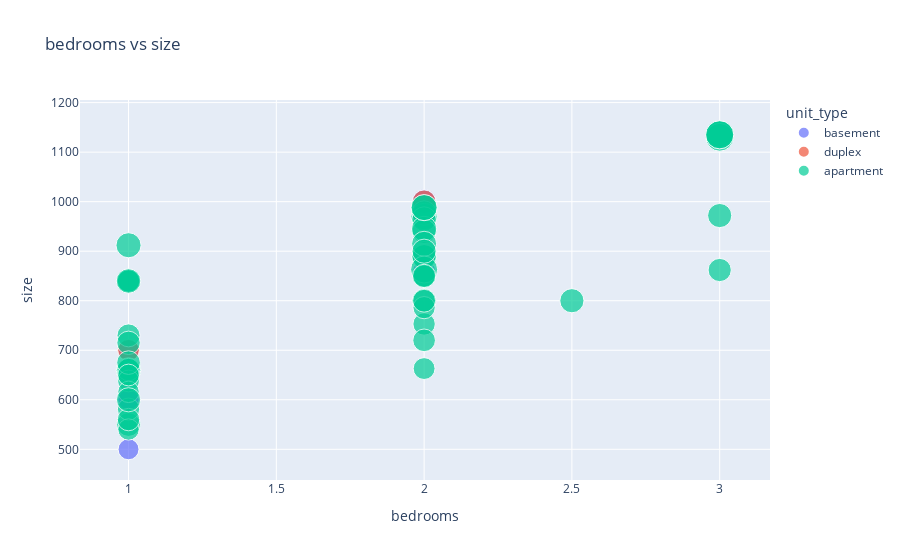
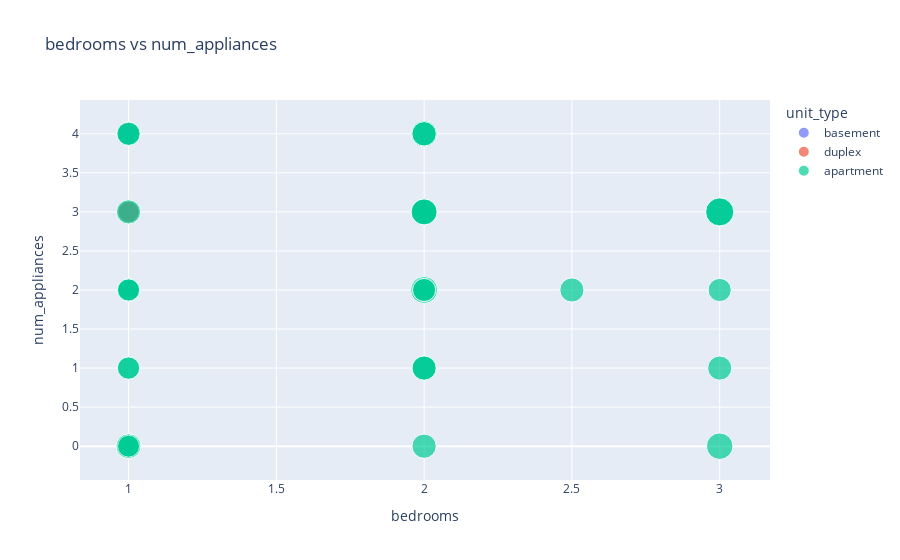
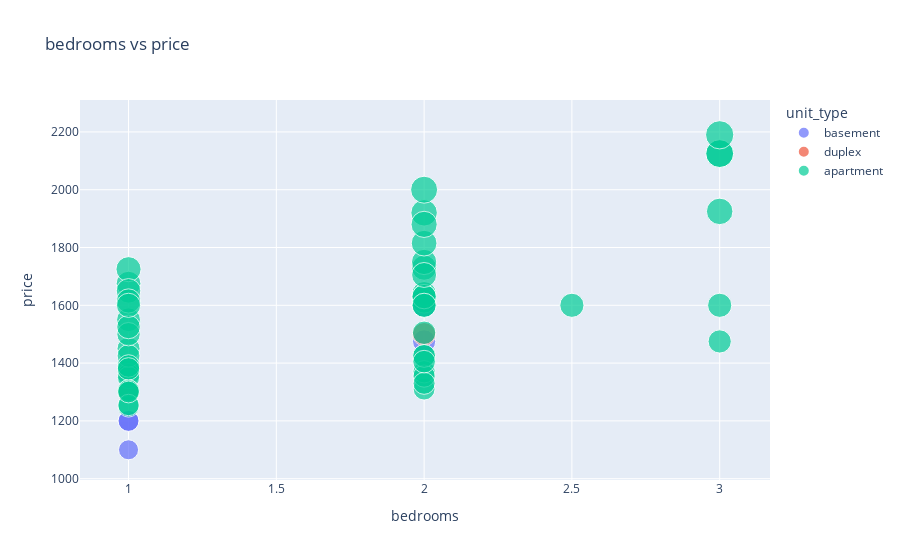
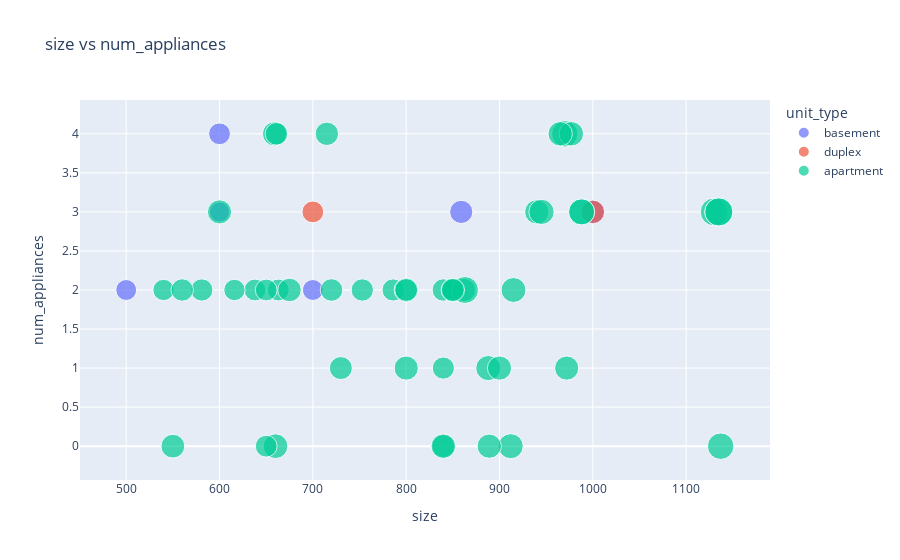

Here is the notebook cell these charts were saved with, in order:
### Markdown cell above
## More scatter plots between selected classes to observe relationships

### Code cell
drop_columns = ['available', 'num_extras', 'bathrooms','parking_spots', 'agreement', 'days_until_move_in',
       'pets', 'outdoor_space', 'smoking', 'mins_guelph', 'mins_waterloo', 'num_utils']

scatter_df = df.drop(columns=drop_columns)



for i, ca in enumerate(scatter_df.drop(columns=['ad_id', 'unit_type']).columns):
    for j, cb in enumerate(scatter_df.drop(columns=['ad_id', 'unit_type']).columns[i:]):
            if ca != cb:
                fig = px.scatter(scatter_df.loc[:, list(set(['ad_id', 'unit_type', ca, cb, 'price']))], 
                                 x=ca,
                                 y=cb,
                                 color='unit_type',
                                 title='{} vs {}'.format(ca, cb),
                                 size='price',
                                 hover_data=['ad_id'])

                fig.show()

### Figure 1 — Plotly figure (JSON) as saved in the notebook; plotly's stock layout.template omitted (floating-point values rounded to 4 significant figures)
{"data": [{"customdata": [[1494496767], [1494647865], [1493753228], [1495151076], [1494733950], [1494328132]], "hovertemplate": "unit_type=basement<br>bedrooms=%{x}<br>size=%{y}<br>price=%{marker.size}<br>ad_id=%{customdata[0]}<extra></extra>", "legendgroup": "basement", "marker": {"color": "#636efa", "size": [1200, 1200, 1475, 1600, 1100, 1300], "sizemode": "area", "sizeref": 5.475, "symbol": "circle"}, "mode": "markers", "name": "basement", "showlegend": true, "type": "scatter", "x": [1, 1, 2, 2, 1, 1], "xaxis": "x", "y": [500, 700, 859, 1000, 600, 600], "yaxis": "y"}, {"customdata": [[1495630096], [1488120707]], "hovertemplate": "unit_type=duplex<br>bedrooms=%{x}<br>size=%{y}<br>price=%{marker.size}<br>ad_id=%{customdata[0]}<extra></extra>", "legendgroup": "duplex", "marker": {"color": "#EF553B", "size": [1300, 1500], "sizemode": "area", "sizeref": 5.475, "symbol": "circle"}, "mode": "markers", "name": "duplex", "showlegend": true, "type": "scatter", "x": [1, 2], "xaxis": "x", "y": [700, 1000], "yaxis": "y"}, {"customdata": [[1495004948], [1493993007], [1494785007], [1390040368], [1494556820], [1485930218], [1463629444], [1321009006], [1424979341], [1491391276], [1472270367], [1472270368], [1491566761], [1484667422], [1484667421], [1484667420], [1489369684], [1489369685], [1489369686], [1429202304], [1491911355], [1495175103], [1494557127], [1494556814], [1494135824], [1486099019], [1483696667], [1494153597], [1494153598], [1494153599], [1483667901], [1483667901], [1483667901], [1483667901], [1490805444], [1490805444], [1458068019], [1458068018], [1494652604], [1468754848], [1444684680], [1494837685], [1494837692], [1494838179], [10], [1495315557], [1490940151], [1492713161]], "hovertemplate": "unit_type=apartment<br>bedrooms=%{x}<br>size=%{y}<br>price=%{marker.size}<br>ad_id=%{customdata[0]}<extra></extra>", "legendgroup": "apartment", "marker": {"color": "#00cc96", "size": [1550, 1675, 1725, 1385, 1450, 1360, 1350, 1425, 1650, 1615, 1730, 1310, 1920, 1925, 1615, 1305, 1640, 1630, 1390, 1500, 1250, 1600, 1630, 1750, 1600, 1425, 2125, 1305, 1370, 1475, 1815, 2125, 1880, 2190, 1705, 1525, 1255, 1355, 1600, 2000, 1300, 1330, 1425, 1380, 1405, 1505, 1600, 1600], "sizemode": "area", "sizeref": 5.475, "symbol": "circle"}, "mode": "markers", "name": "apartment", "showlegend": true, "type": "scatter", "x": [1, 1, 1, 1, 1, 1, 1, 1, 1, 1, 2, 2, 2, 3, 2, 1, 2, 2, 1, 1, 1, 2, 2, 2, 3, 2, 3, 1, 2, 3, 2, 3, 2, 3, 2, 1, 1, 2, 2.5, 2, 1, 2, 2, 1, 2, 2, 2, 1], "xaxis": "x", "y": [550, 660, 912, 839.8, 730, 581, 839.8, 839.8, 839.8, 659, 888, 663, 970, 1137, 889, 650, 977, 965, 661, 715, 540, 800, 940, 945, 972, 850, 1130, 638, 753, 862, 988, 1135, 988, 1135, 915, 675, 616, 786, 800, 863, 650, 850, 800, 560, 720, 850, 900, 600], "yaxis": "y"}], "layout": {"legend": {"itemsizing": "constant", "title": {"text": "unit_type"}, "tracegroupgap": 0}, "title": {"text": "bedrooms vs size"}, "xaxis": {"anchor": "y", "domain": [0, 1], "title": {"text": "bedrooms"}}, "yaxis": {"anchor": "x", "domain": [0, 1], "title": {"text": "size"}}}}

### Figure 2 — Plotly figure (JSON) as saved in the notebook; plotly's stock layout.template omitted (floating-point values rounded to 4 significant figures)
{"data": [{"customdata": [[1494496767], [1494647865], [1493753228], [1495151076], [1494733950], [1494328132]], "hovertemplate": "unit_type=basement<br>bedrooms=%{x}<br>num_appliances=%{y}<br>price=%{marker.size}<br>ad_id=%{customdata[0]}<extra></extra>", "legendgroup": "basement", "marker": {"color": "#636efa", "size": [1200, 1200, 1475, 1600, 1100, 1300], "sizemode": "area", "sizeref": 5.475, "symbol": "circle"}, "mode": "markers", "name": "basement", "showlegend": true, "type": "scatter", "x": [1, 1, 2, 2, 1, 1], "xaxis": "x", "y": [2, 2, 3, 3, 3, 4], "yaxis": "y"}, {"customdata": [[1495630096], [1488120707]], "hovertemplate": "unit_type=duplex<br>bedrooms=%{x}<br>num_appliances=%{y}<br>price=%{marker.size}<br>ad_id=%{customdata[0]}<extra></extra>", "legendgroup": "duplex", "marker": {"color": "#EF553B", "size": [1300, 1500], "sizemode": "area", "sizeref": 5.475, "symbol": "circle"}, "mode": "markers", "name": "duplex", "showlegend": true, "type": "scatter", "x": [1, 2], "xaxis": "x", "y": [3, 3], "yaxis": "y"}, {"customdata": [[1495004948], [1493993007], [1494785007], [1390040368], [1494556820], [1485930218], [1463629444], [1321009006], [1424979341], [1491391276], [1472270367], [1472270368], [1491566761], [1484667422], [1484667421], [1484667420], [1489369684], [1489369685], [1489369686], [1429202304], [1491911355], [1495175103], [1494557127], [1494556814], [1494135824], [1486099019], [1483696667], [1494153597], [1494153598], [1494153599], [1483667901], [1483667901], [1483667901], [1483667901], [1490805444], [1490805444], [1458068019], [1458068018], [1494652604], [1468754848], [1444684680], [1494837685], [1494837692], [1494838179], [10], [1495315557], [1490940151], [1492713161]], "hovertemplate": "unit_type=apartment<br>bedrooms=%{x}<br>num_appliances=%{y}<br>price=%{marker.size}<br>ad_id=%{customdata[0]}<extra></extra>", "legendgroup": "apartment", "marker": {"color": "#00cc96", "size": [1550, 1675, 1725, 1385, 1450, 1360, 1350, 1425, 1650, 1615, 1730, 1310, 1920, 1925, 1615, 1305, 1640, 1630, 1390, 1500, 1250, 1600, 1630, 1750, 1600, 1425, 2125, 1305, 1370, 1475, 1815, 2125, 1880, 2190, 1705, 1525, 1255, 1355, 1600, 2000, 1300, 1330, 1425, 1380, 1405, 1505, 1600, 1600], "sizemode": "area", "sizeref": 5.475, "symbol": "circle"}, "mode": "markers", "name": "apartment", "showlegend": true, "type": "scatter", "x": [1, 1, 1, 1, 1, 1, 1, 1, 1, 1, 2, 2, 2, 3, 2, 1, 2, 2, 1, 1, 1, 2, 2, 2, 3, 2, 3, 1, 2, 3, 2, 3, 2, 3, 2, 1, 1, 2, 2.5, 2, 1, 2, 2, 1, 2, 2, 2, 1], "xaxis": "x", "y": [0, 0, 0, 2, 1, 2, 1, 0, 0, 4, 1, 2, 4, 0, 0, 0, 4, 4, 4, 4, 2, 1, 3, 3, 1, 2, 3, 2, 2, 2, 3, 3, 3, 3, 2, 2, 2, 2, 2, 2, 2, 2, 2, 2, 2, 2, 1, 3], "yaxis": "y"}], "layout": {"legend": {"itemsizing": "constant", "title": {"text": "unit_type"}, "tracegroupgap": 0}, "title": {"text": "bedrooms vs num_appliances"}, "xaxis": {"anchor": "y", "domain": [0, 1], "title": {"text": "bedrooms"}}, "yaxis": {"anchor": "x", "domain": [0, 1], "title": {"text": "num_appliances"}}}}

### Figure 3 — Plotly figure (JSON) as saved in the notebook; plotly's stock layout.template omitted (floating-point values rounded to 4 significant figures)
{"data": [{"customdata": [[1494496767], [1494647865], [1493753228], [1495151076], [1494733950], [1494328132]], "hovertemplate": "unit_type=basement<br>bedrooms=%{x}<br>price=%{marker.size}<br>ad_id=%{customdata[0]}<extra></extra>", "legendgroup": "basement", "marker": {"color": "#636efa", "size": [1200, 1200, 1475, 1600, 1100, 1300], "sizemode": "area", "sizeref": 5.475, "symbol": "circle"}, "mode": "markers", "name": "basement", "showlegend": true, "type": "scatter", "x": [1, 1, 2, 2, 1, 1], "xaxis": "x", "y": [1200, 1200, 1475, 1600, 1100, 1300], "yaxis": "y"}, {"customdata": [[1495630096], [1488120707]], "hovertemplate": "unit_type=duplex<br>bedrooms=%{x}<br>price=%{marker.size}<br>ad_id=%{customdata[0]}<extra></extra>", "legendgroup": "duplex", "marker": {"color": "#EF553B", "size": [1300, 1500], "sizemode": "area", "sizeref": 5.475, "symbol": "circle"}, "mode": "markers", "name": "duplex", "showlegend": true, "type": "scatter", "x": [1, 2], "xaxis": "x", "y": [1300, 1500], "yaxis": "y"}, {"customdata": [[1495004948], [1493993007], [1494785007], [1390040368], [1494556820], [1485930218], [1463629444], [1321009006], [1424979341], [1491391276], [1472270367], [1472270368], [1491566761], [1484667422], [1484667421], [1484667420], [1489369684], [1489369685], [1489369686], [1429202304], [1491911355], [1495175103], [1494557127], [1494556814], [1494135824], [1486099019], [1483696667], [1494153597], [1494153598], [1494153599], [1483667901], [1483667901], [1483667901], [1483667901], [1490805444], [1490805444], [1458068019], [1458068018], [1494652604], [1468754848], [1444684680], [1494837685], [1494837692], [1494838179], [10], [1495315557], [1490940151], [1492713161]], "hovertemplate": "unit_type=apartment<br>bedrooms=%{x}<br>price=%{marker.size}<br>ad_id=%{customdata[0]}<extra></extra>", "legendgroup": "apartment", "marker": {"color": "#00cc96", "size": [1550, 1675, 1725, 1385, 1450, 1360, 1350, 1425, 1650, 1615, 1730, 1310, 1920, 1925, 1615, 1305, 1640, 1630, 1390, 1500, 1250, 1600, 1630, 1750, 1600, 1425, 2125, 1305, 1370, 1475, 1815, 2125, 1880, 2190, 1705, 1525, 1255, 1355, 1600, 2000, 1300, 1330, 1425, 1380, 1405, 1505, 1600, 1600], "sizemode": "area", "sizeref": 5.475, "symbol": "circle"}, "mode": "markers", "name": "apartment", "showlegend": true, "type": "scatter", "x": [1, 1, 1, 1, 1, 1, 1, 1, 1, 1, 2, 2, 2, 3, 2, 1, 2, 2, 1, 1, 1, 2, 2, 2, 3, 2, 3, 1, 2, 3, 2, 3, 2, 3, 2, 1, 1, 2, 2.5, 2, 1, 2, 2, 1, 2, 2, 2, 1], "xaxis": "x", "y": [1550, 1675, 1725, 1385, 1450, 1360, 1350, 1425, 1650, 1615, 1730, 1310, 1920, 1925, 1615, 1305, 1640, 1630, 1390, 1500, 1250, 1600, 1630, 1750, 1600, 1425, 2125, 1305, 1370, 1475, 1815, 2125, 1880, 2190, 1705, 1525, 1255, 1355, 1600, 2000, 1300, 1330, 1425, 1380, 1405, 1505, 1600, 1600], "yaxis": "y"}], "layout": {"legend": {"itemsizing": "constant", "title": {"text": "unit_type"}, "tracegroupgap": 0}, "title": {"text": "bedrooms vs price"}, "xaxis": {"anchor": "y", "domain": [0, 1], "title": {"text": "bedrooms"}}, "yaxis": {"anchor": "x", "domain": [0, 1], "title": {"text": "price"}}}}

### Figure 4 — Plotly figure (JSON) as saved in the notebook; plotly's stock layout.template omitted (floating-point values rounded to 4 significant figures)
{"data": [{"customdata": [[1494496767], [1494647865], [1493753228], [1495151076], [1494733950], [1494328132]], "hovertemplate": "unit_type=basement<br>size=%{x}<br>num_appliances=%{y}<br>price=%{marker.size}<br>ad_id=%{customdata[0]}<extra></extra>", "legendgroup": "basement", "marker": {"color": "#636efa", "size": [1200, 1200, 1475, 1600, 1100, 1300], "sizemode": "area", "sizeref": 5.475, "symbol": "circle"}, "mode": "markers", "name": "basement", "showlegend": true, "type": "scatter", "x": [500, 700, 859, 1000, 600, 600], "xaxis": "x", "y": [2, 2, 3, 3, 3, 4], "yaxis": "y"}, {"customdata": [[1495630096], [1488120707]], "hovertemplate": "unit_type=duplex<br>size=%{x}<br>num_appliances=%{y}<br>price=%{marker.size}<br>ad_id=%{customdata[0]}<extra></extra>", "legendgroup": "duplex", "marker": {"color": "#EF553B", "size": [1300, 1500], "sizemode": "area", "sizeref": 5.475, "symbol": "circle"}, "mode": "markers", "name": "duplex", "showlegend": true, "type": "scatter", "x": [700, 1000], "xaxis": "x", "y": [3, 3], "yaxis": "y"}, {"customdata": [[1495004948], [1493993007], [1494785007], [1390040368], [1494556820], [1485930218], [1463629444], [1321009006], [1424979341], [1491391276], [1472270367], [1472270368], [1491566761], [1484667422], [1484667421], [1484667420], [1489369684], [1489369685], [1489369686], [1429202304], [1491911355], [1495175103], [1494557127], [1494556814], [1494135824], [1486099019], [1483696667], [1494153597], [1494153598], [1494153599], [1483667901], [1483667901], [1483667901], [1483667901], [1490805444], [1490805444], [1458068019], [1458068018], [1494652604], [1468754848], [1444684680], [1494837685], [1494837692], [1494838179], [10], [1495315557], [1490940151], [1492713161]], "hovertemplate": "unit_type=apartment<br>size=%{x}<br>num_appliances=%{y}<br>price=%{marker.size}<br>ad_id=%{customdata[0]}<extra></extra>", "legendgroup": "apartment", "marker": {"color": "#00cc96", "size": [1550, 1675, 1725, 1385, 1450, 1360, 1350, 1425, 1650, 1615, 1730, 1310, 1920, 1925, 1615, 1305, 1640, 1630, 1390, 1500, 1250, 1600, 1630, 1750, 1600, 1425, 2125, 1305, 1370, 1475, 1815, 2125, 1880, 2190, 1705, 1525, 1255, 1355, 1600, 2000, 1300, 1330, 1425, 1380, 1405, 1505, 1600, 1600], "sizemode": "area", "sizeref": 5.475, "symbol": "circle"}, "mode": "markers", "name": "apartment", "showlegend": true, "type": "scatter", "x": [550, 660, 912, 839.8, 730, 581, 839.8, 839.8, 839.8, 659, 888, 663, 970, 1137, 889, 650, 977, 965, 661, 715, 540, 800, 940, 945, 972, 850, 1130, 638, 753, 862, 988, 1135, 988, 1135, 915, 675, 616, 786, 800, 863, 650, 850, 800, 560, 720, 850, 900, 600], "xaxis": "x", "y": [0, 0, 0, 2, 1, 2, 1, 0, 0, 4, 1, 2, 4, 0, 0, 0, 4, 4, 4, 4, 2, 1, 3, 3, 1, 2, 3, 2, 2, 2, 3, 3, 3, 3, 2, 2, 2, 2, 2, 2, 2, 2, 2, 2, 2, 2, 1, 3], "yaxis": "y"}], "layout": {"legend": {"itemsizing": "constant", "title": {"text": "unit_type"}, "tracegroupgap": 0}, "title": {"text": "size vs num_appliances"}, "xaxis": {"anchor": "y", "domain": [0, 1], "title": {"text": "size"}}, "yaxis": {"anchor": "x", "domain": [0, 1], "title": {"text": "num_appliances"}}}}
